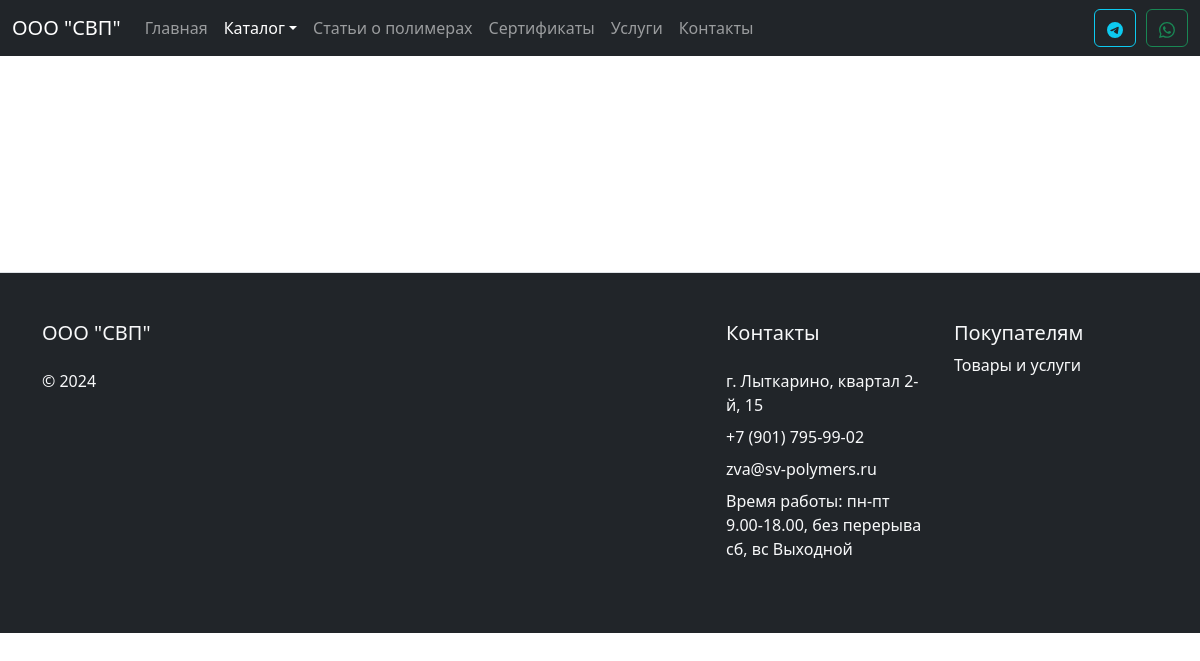
The page /catalog/pnd/products?sub=10 on the database as committed earlier.
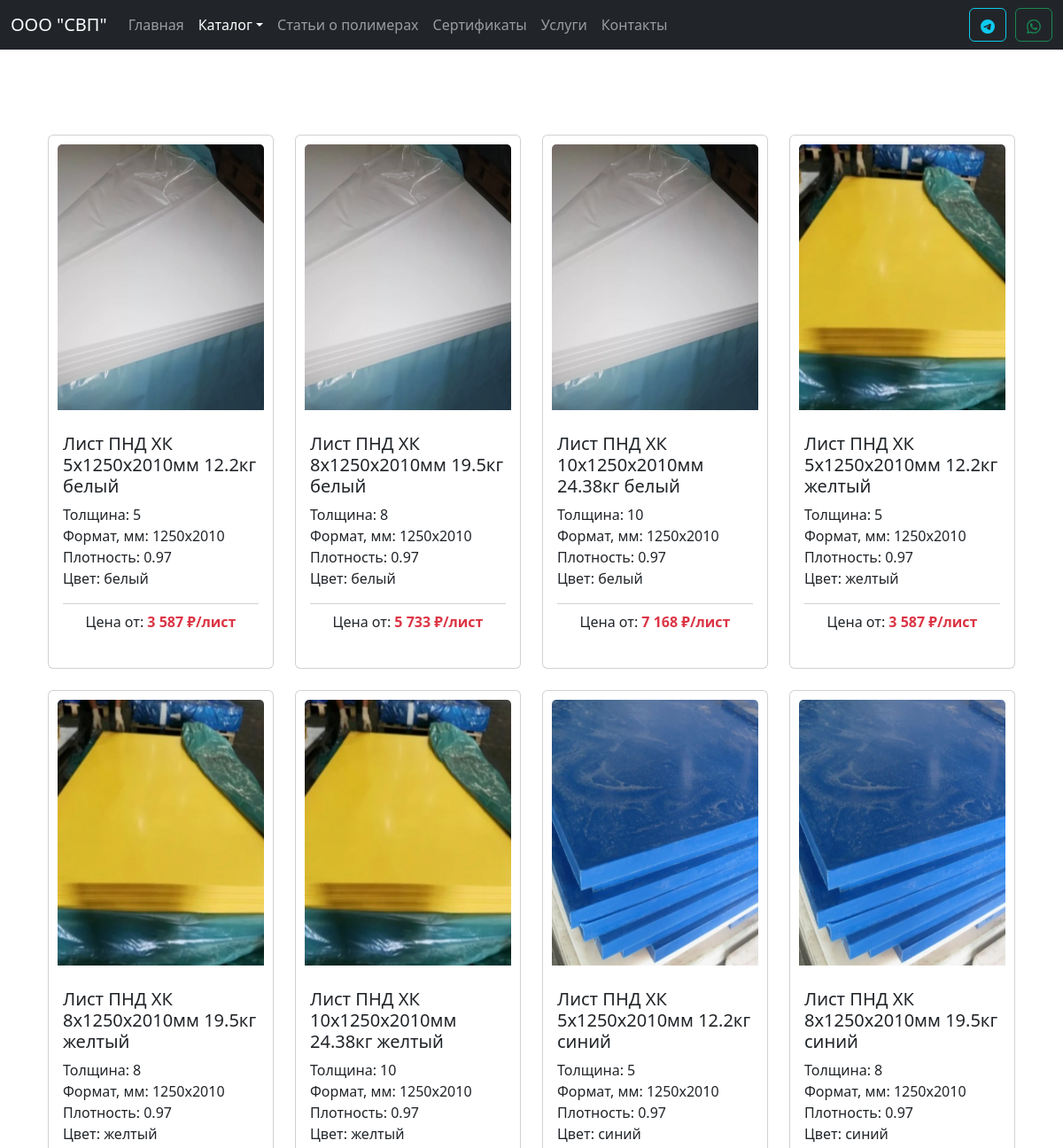
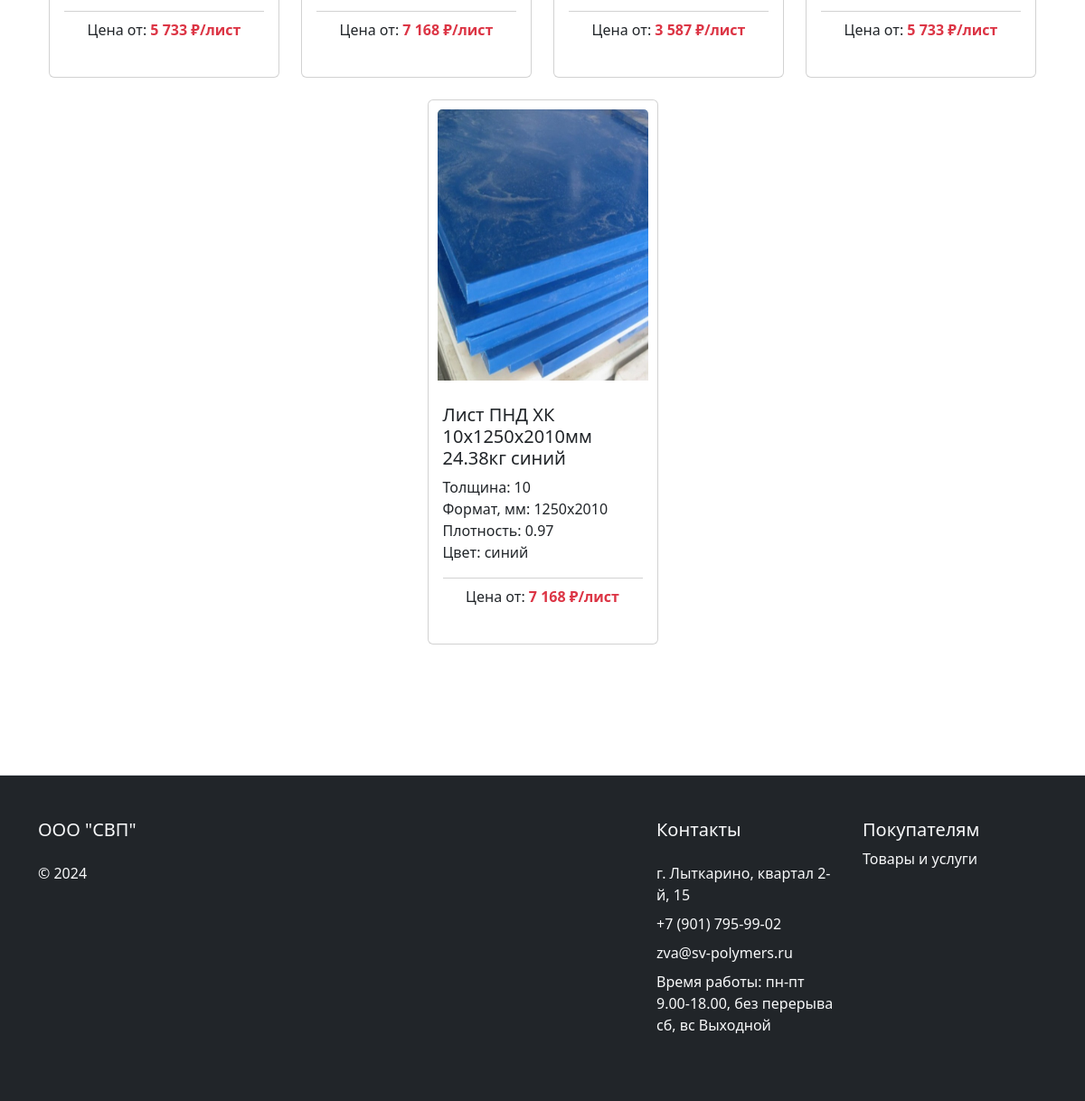
The same page on the database as committed later (2 pictures, top to bottom).
### tables this page shows
CREATE TABLE `products_pnd` (
  `id` int(10) NOT NULL,
  `article` varchar(20) NOT NULL,
  `name` varchar(100) NOT NULL,
  `category` int(5) NOT NULL,
  `subcategory` int(5) NOT NULL,
  `image` varchar(100) NOT NULL,
  `price` float NOT NULL,
  `opt_price` float NOT NULL,
  `diler_price` float NOT NULL,
  `pack` varchar(30) NOT NULL,
  `thickness` float NOT NULL,
  `length` int(10) NOT NULL,
  `width` int(10) NOT NULL,
  `weight` float NOT NULL COMMENT 'Вес',
  `density` float NOT NULL COMMENT 'Плотность',
  `color` varchar(30) NOT NULL
);

### catalog/pnd/products.php (the view, shortened to what this page needs)
<?
include_once $_SERVER['DOCUMENT_ROOT'] . "/modules/header.php";
require($_SERVER['DOCUMENT_ROOT'] . '/database/db.php');
$subcategory = $_GET['sub'];
if ($subcategory) {
  $sql = "SELECT * FROM products_pnd WHERE subcategory = $subcategory";
} else {
  $sql = "SELECT * FROM products WHERE category = 5";
}
$result = $conn->query($sql);
if ($result->num_rows != 0) {
  $products = $result->fetch_all(MYSQLI_ASSOC);
}
?>
<div class="container my-5">
  <div class="container mt-5 mb-5">
    <div class="row row-cols-1 row-cols-md-4 g-4 justify-content-center">
      <?php foreach ($products as $product): ?>
        <div class="col">
          <a href="/catalog/pp/product?id=<?= $product['id']; ?>" class="card h-100 ki-card">
            <div style="padding:10px;">
              <img style="width: 100%; height: 300px;" src=<?= '/assets/images/catalog/' . $product['image'] ?> class="card-img-top" alt=<?= $product['name'] ?>>
            </div>
            <div class="card-body d-flex flex-column ">
              <h5 class="card-title"><?= $product['name'] ?></h5>
              <p class="card-text" style="flex:1;">
                Толщина: <?= $product['thickness'] ?><br>
                Формат, мм: <?= $product['length'] . 'x' . $product['width'] ?><br>
                Плотность: <?= $product['density'] ?><br>
                Цвет: <?= $product['color'] ?><br>
              </p>
              <div class="card-footer bg-transparent d-flex justify-content-center px-0">
                <p>Цена от: <strong class="text-danger"><?= number_format($product['opt_price'], 0, '.', ' '); ?> ₽/лист</strong></p>
              </div>
            </div>
          </a>
        </div>
      <?php endforeach; ?>
    </div>
  </div>
</div>
<? include_once $_SERVER['DOCUMENT_ROOT'] . "/modules/footer.php"; ?>

Rows that differ between the two databases and show on the page:
added products_pnd: image (picture), name "Лист ПНД ХК 5х1250х2010мм 12.2кг белый", thickness "5", length "1250", width "2010", density "0.97", color "белый", opt_price "3 587"
added products_pnd: image (picture), name "Лист ПНД ХК 8х1250х2010мм 19.5кг белый", thickness "8", length "1250", width "2010", density "0.97", color "белый", opt_price "5 733"
added products_pnd: image (picture), name "Лист ПНД ХК 10х1250х2010мм 24.38кг белый", thickness "10", length "1250", width "2010", density "0.97", color "белый", opt_price "7 168"
added products_pnd: image (picture), name "Лист ПНД ХК 5х1250х2010мм 12.2кг желтый", thickness "5", length "1250", width "2010", density "0.97", color "желтый", opt_price "3 587"
added products_pnd: image (picture), name "Лист ПНД ХК 8х1250х2010мм 19.5кг желтый", thickness "8", length "1250", width "2010", density "0.97", color "желтый", opt_price "5 733"
added products_pnd: image (picture), name "Лист ПНД ХК 10х1250х2010мм 24.38кг желтый", thickness "10", length "1250", width "2010", density "0.97", color "желтый", opt_price "7 168"
added products_pnd: image (picture), name "Лист ПНД ХК 5х1250х2010мм 12.2кг синий", thickness "5", length "1250", width "2010", density "0.97", color "синий", opt_price "3 587"
added products_pnd: image (picture), name "Лист ПНД ХК 8х1250х2010мм 19.5кг синий", thickness "8", length "1250", width "2010", density "0.97", color "синий", opt_price "5 733"
added products_pnd: image (picture), name "Лист ПНД ХК 10х1250х2010мм 24.38кг синий", thickness "10", length "1250", width "2010", density "0.97", color "синий", opt_price "7 168"
